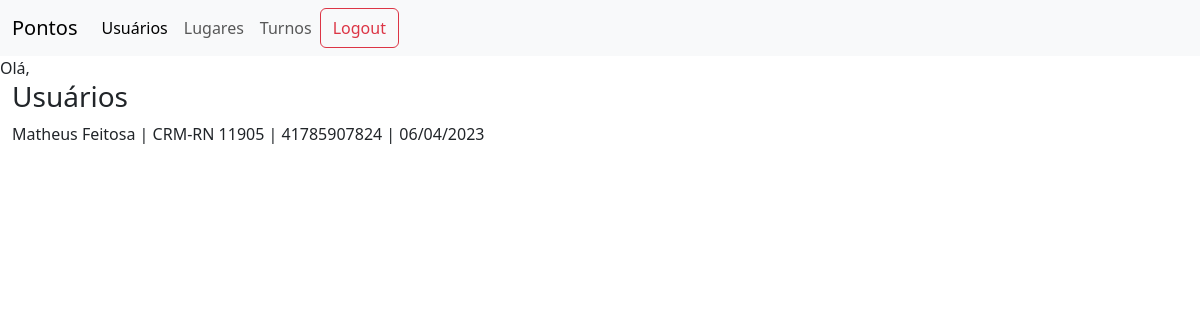
/profiles/, run on the app's committed database.
### profiles/models.py (models this page shows, shortened)
class Profile(models.Model):
    user = models.OneToOneField(User, on_delete=models.CASCADE, null=True, blank=True)
    id = models.UUIDField(
        default=uuid.uuid4, unique=True, primary_key=True, editable=False
    )
    name = models.CharField(max_length=200)
    cpf = models.CharField(max_length=11, editable=False)
    crm_number = models.CharField(max_length=20)
    crm_state = models.CharField(max_length=2, choices=STATE_CHOICES)
    created = models.DateTimeField(auto_now_add=True)

### profiles/views.py (the view)
# urls.py: path("", views.profiles, name="profiles"),
def profiles(request):
    profiles = Profile.objects.all()
    return render(request, 'profiles/profiles_list.html', {'profiles': profiles})

### templates/profiles/profiles_list.html
{% extends "base.html" %}
{% block content %}
<h3>Usuários</h3>
{% for profile in profiles %}
<p>{{profile.name}} | CRM-{{profile.crm_state}} {{profile.crm_number}} | {{profile.cpf}} |
    {{profile.created|date:"d/m/Y"}}
</p>
{% endfor %}
{% endblock content %}

### data on the page
Profile: name "Matheus Feitosa", crm_state "RN", crm_number "11905", cpf "41785907824", created "06/04/2023"
